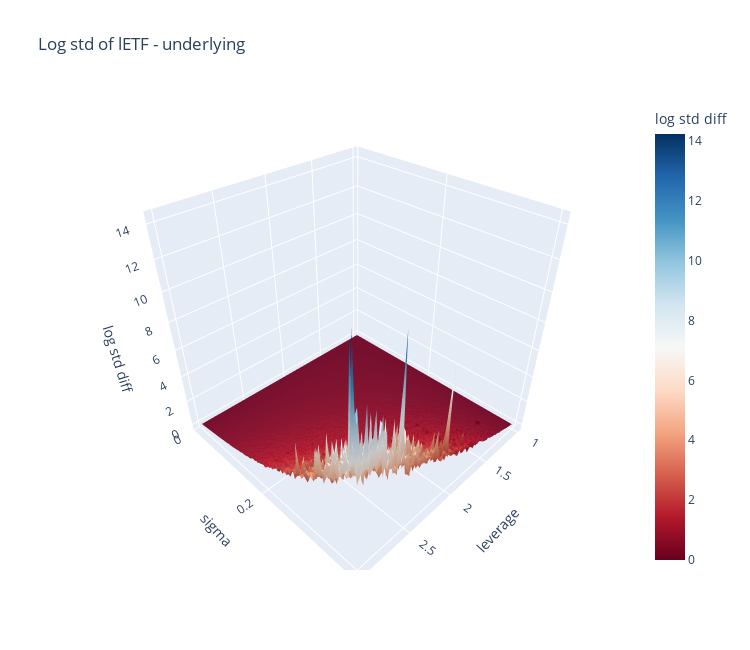

The notebook cell saved with this chart:
### Code cell
plot_surface_lev_sigma_std(df)
